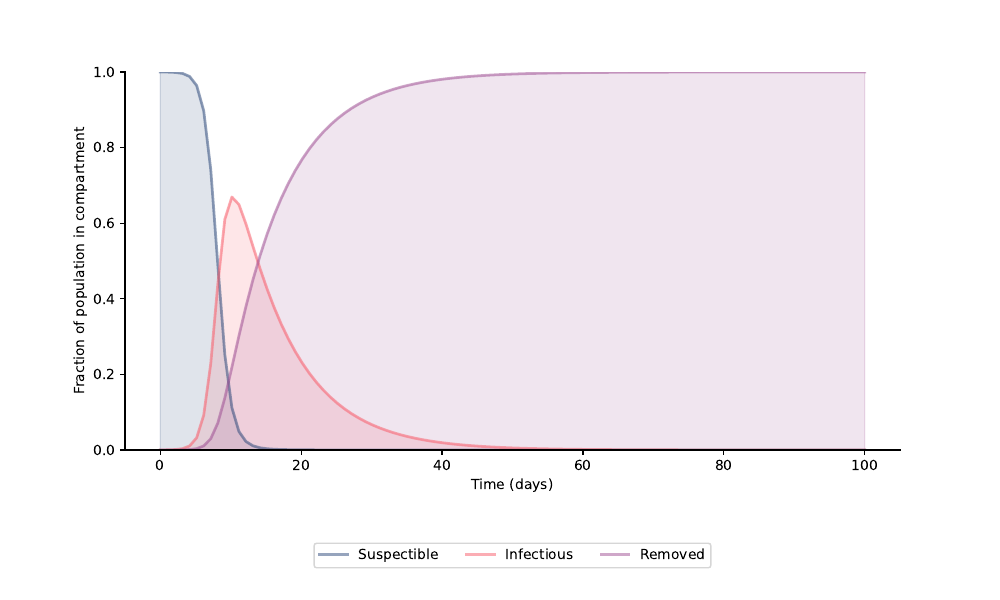

This chart was generated by the following Python code:
import matplotlib.pyplot as plt
from scipy.integrate import odeint, solve_ivp
import sys
sys.path.insert(1,"../Libraries")
from colors import COLORS
from DeletionLibrary import delete 

FILENAME = "SIR phase portrets.pdf"

def SIR_deriv(t,y,beta,gamma):
    S,I,R = y
    dSdt = -beta * S * I
    dIdt = beta * S * I - gamma * I
    dRdt = gamma * I
    return dSdt,dIdt,dRdt

S_0 = 1
I_0 = 0.0001
R_0 = 0

y_0 = (S_0,I_0,R_0)

R0 = 10 # - к-сть можливих заражень, що утворяться завдяки одній зараженій людині
tau = 8 # - інфекційний період
gamma = 1/tau # - темпи виздоровлення
beta = R0 * gamma # - ймовірність зараження

res = solve_ivp(fun=SIR_deriv, t_span=(0,100), y0=y_0, args=(beta,gamma), max_step=1)

S,I,R = res.y
time = res.t

figure = plt.figure(facecolor="w",figsize=(10,6),dpi=600)
diagram = figure.add_subplot(111,axisbelow=True) # - утворює одну діаграму, що займає 1 - рядок, 1 - стовбець, і знаходиться в 1 позиції

diagram.plot(time,S,color=COLORS["S"],alpha=0.5,lw=2,label="Suspectible") # - .plot(x,y,linewidth,label...), alpha - насиченість кольору, linestyle - стиль ліній
diagram.plot(time,I,color=COLORS["I"],alpha=0.5,lw=2,label="Infectious")
diagram.plot(time,R,color=COLORS["R"],alpha=0.5,lw=2,label="Removed")

diagram.fill_between(time, 0, S, color=COLORS["S"], alpha=0.15) # - Заповнює кольором площу між двома кривими: .fill_between(x,y1,y2...), де y1 - координата початку площі, y2 - кінця
diagram.fill_between(time, 0, I, color=COLORS["I"], alpha=0.15)
diagram.fill_between(time, 0, R, color=COLORS["R"], alpha=0.15)

diagram.set_xlabel("Time (days)")
diagram.set_ylabel("Fraction of population in compartment")
diagram.set_ylim(0, 1.0) # - Створює межі вертикальної осі у

diagram.grid(visible=True, which='major', axis = "both", c='w', lw=2, ls='-') # - Створює сітку 

diagram.spines["right"].set_visible(False) # - Ховає якусь з осей діаграми
diagram.spines["top"].set_visible(False)

legend = diagram.legend()
legend.get_frame().set_alpha(0.5)
plt.legend(title='', bbox_to_anchor=(0.5, -0.33), loc="lower center", ncol=3, frameon=False) # - Створює легедну діаграми, bbox_to_anchor() вівдповідає за її позицію
figure.subplots_adjust(bottom=0.25)

delete(FILENAME)
plt.savefig(FILENAME)
